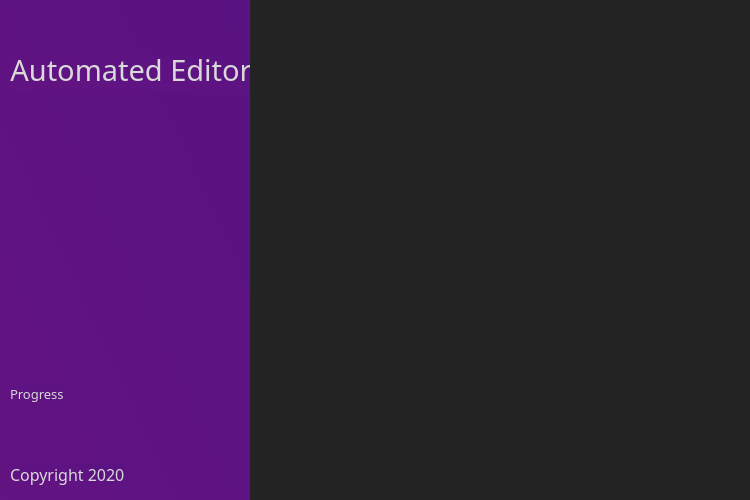
<?xml version="1.0" encoding="UTF-8"?>
<ui version="4.0">
 <class>MainWindow</class>
 <widget class="QMainWindow" name="MainWindow">
  <property name="geometry">
   <rect>
    <x>0</x>
    <y>0</y>
    <width>750</width>
    <height>500</height>
   </rect>
  </property>
  <property name="sizePolicy">
   <sizepolicy hsizetype="Fixed" vsizetype="Fixed">
    <horstretch>0</horstretch>
    <verstretch>0</verstretch>
   </sizepolicy>
  </property>
  <property name="minimumSize">
   <size>
    <width>750</width>
    <height>500</height>
   </size>
  </property>
  <property name="font">
   <font>
    <pointsize>8</pointsize>
    <weight>50</weight>
    <italic>false</italic>
    <bold>false</bold>
    <strikeout>false</strikeout>
   </font>
  </property>
  <property name="windowTitle">
   <string>MainWindow</string>
  </property>
  <property name="styleSheet">
   <string notr="true">color: rgb(217, 217, 217);</string>
  </property>
  <widget class="QWidget" name="centralwidget">
   <property name="sizePolicy">
    <sizepolicy hsizetype="Maximum" vsizetype="Maximum">
     <horstretch>0</horstretch>
     <verstretch>0</verstretch>
    </sizepolicy>
   </property>
   <property name="minimumSize">
    <size>
     <width>0</width>
     <height>0</height>
    </size>
   </property>
   <property name="font">
    <font>
     <family>Titillium Web</family>
     <pointsize>8</pointsize>
     <weight>3</weight>
     <italic>false</italic>
     <bold>false</bold>
     <kerning>false</kerning>
    </font>
   </property>
   <property name="contextMenuPolicy">
    <enum>Qt::DefaultContextMenu</enum>
   </property>
   <property name="styleSheet">
    <string notr="true">font: 25 8pt &quot;Titillium Web&quot;;</string>
   </property>
   <widget class="QWidget" name="horizontalLayoutWidget">
    <property name="geometry">
     <rect>
      <x>0</x>
      <y>0</y>
      <width>751</width>
      <height>541</height>
     </rect>
    </property>
    <layout class="QHBoxLayout" name="Layout">
     <property name="spacing">
      <number>0</number>
     </property>
     <item>
      <widget class="QWidget" name="widget" native="true">
       <property name="sizePolicy">
        <sizepolicy hsizetype="Maximum" vsizetype="Maximum">
         <horstretch>0</horstretch>
         <verstretch>0</verstretch>
        </sizepolicy>
       </property>
       <property name="minimumSize">
        <size>
         <width>0</width>
         <height>0</height>
        </size>
       </property>
       <property name="maximumSize">
        <size>
         <width>250</width>
         <height>16777214</height>
        </size>
       </property>
       <property name="styleSheet">
        <string notr="true">font: 25 8pt &quot;Titillium Web&quot;;
background-color: qlineargradient(spread:pad, x1:0, y1:1, x2:1, y2:0, stop:0 rgba(99, 19, 130, 255), stop:1 rgba(90, 19, 130, 255));
</string>
       </property>
       <layout class="QFormLayout" name="formLayout">
        <property name="fieldGrowthPolicy">
         <enum>QFormLayout::AllNonFixedFieldsGrow</enum>
        </property>
        <property name="rowWrapPolicy">
         <enum>QFormLayout::WrapAllRows</enum>
        </property>
        <property name="labelAlignment">
         <set>Qt::AlignLeading|Qt::AlignLeft|Qt::AlignTop</set>
        </property>
        <property name="horizontalSpacing">
         <number>0</number>
        </property>
        <property name="verticalSpacing">
         <number>0</number>
        </property>
        <property name="leftMargin">
         <number>10</number>
        </property>
        <property name="topMargin">
         <number>10</number>
        </property>
        <property name="rightMargin">
         <number>10</number>
        </property>
        <property name="bottomMargin">
         <number>10</number>
        </property>
        <item row="0" column="0">
         <spacer name="verticalSpacer">
          <property name="orientation">
           <enum>Qt::Vertical</enum>
          </property>
          <property name="sizeHint" stdset="0">
           <size>
            <width>20</width>
            <height>40</height>
           </size>
          </property>
         </spacer>
        </item>
        <item row="2" column="0">
         <spacer name="verticalSpacer_2">
          <property name="orientation">
           <enum>Qt::Vertical</enum>
          </property>
          <property name="sizeHint" stdset="0">
           <size>
            <width>20</width>
            <height>295</height>
           </size>
          </property>
         </spacer>
        </item>
        <item row="1" column="0">
         <widget class="QLabel" name="Title">
          <property name="enabled">
           <bool>true</bool>
          </property>
          <property name="sizePolicy">
           <sizepolicy hsizetype="Maximum" vsizetype="Maximum">
            <horstretch>0</horstretch>
            <verstretch>0</verstretch>
           </sizepolicy>
          </property>
          <property name="font">
           <font>
            <family>Titillium Web</family>
            <pointsize>22</pointsize>
            <weight>3</weight>
            <italic>false</italic>
            <bold>false</bold>
           </font>
          </property>
          <property name="styleSheet">
           <string notr="true">font: 25 22pt &quot;Titillium Web&quot;;</string>
          </property>
          <property name="frameShadow">
           <enum>QFrame::Plain</enum>
          </property>
          <property name="text">
           <string>Automated Editor</string>
          </property>
          <property name="textFormat">
           <enum>Qt::AutoText</enum>
          </property>
          <property name="alignment">
           <set>Qt::AlignCenter</set>
          </property>
         </widget>
        </item>
        <item row="4" column="0">
         <spacer name="verticalSpacer_3">
          <property name="orientation">
           <enum>Qt::Vertical</enum>
          </property>
          <property name="sizeHint" stdset="0">
           <size>
            <width>20</width>
            <height>60</height>
           </size>
          </property>
         </spacer>
        </item>
        <item row="6" column="0">
         <widget class="QLabel" name="copyright">
          <property name="font">
           <font>
            <family>Titillium Web</family>
            <pointsize>12</pointsize>
            <weight>3</weight>
            <italic>false</italic>
            <bold>false</bold>
           </font>
          </property>
          <property name="styleSheet">
           <string notr="true">font: 25 12pt &quot;Titillium Web&quot;;</string>
          </property>
          <property name="text">
           <string>Copyright 2020</string>
          </property>
         </widget>
        </item>
        <item row="3" column="0">
         <widget class="QLabel" name="progress">
          <property name="font">
           <font>
            <family>Titillium Web</family>
            <pointsize>10</pointsize>
            <weight>3</weight>
            <italic>false</italic>
            <bold>false</bold>
           </font>
          </property>
          <property name="styleSheet">
           <string notr="true">font: 25 10pt &quot;Titillium Web&quot;;</string>
          </property>
          <property name="text">
           <string>Progress</string>
          </property>
         </widget>
        </item>
       </layout>
      </widget>
     </item>
     <item>
      <widget class="QWidget" name="widget_2" native="true">
       <widget class="QLabel" name="Image">
        <property name="geometry">
         <rect>
          <x>0</x>
          <y>0</y>
          <width>501</width>
          <height>541</height>
         </rect>
        </property>
        <property name="sizePolicy">
         <sizepolicy hsizetype="Maximum" vsizetype="Maximum">
          <horstretch>0</horstretch>
          <verstretch>0</verstretch>
         </sizepolicy>
        </property>
        <property name="styleSheet">
         <string notr="true">background-color: rgb(35, 35, 35);</string>
        </property>
        <property name="text">
         <string/>
        </property>
        <property name="pixmap">
         <pixmap>../../../../splash.jpg</pixmap>
        </property>
        <property name="scaledContents">
         <bool>true</bool>
        </property>
        <property name="alignment">
         <set>Qt::AlignCenter</set>
        </property>
        <property name="margin">
         <number>0</number>
        </property>
       </widget>
      </widget>
     </item>
    </layout>
   </widget>
  </widget>
 </widget>
 <resources/>
 <connections/>
</ui>
